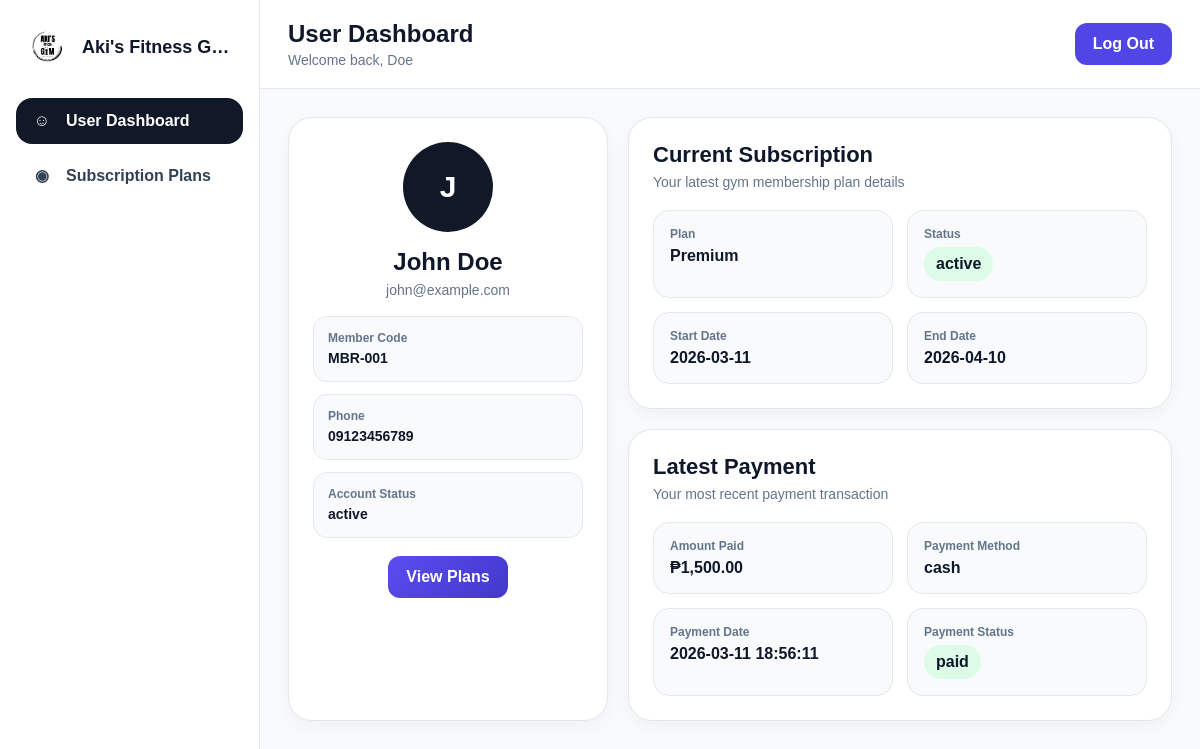
The page /pages/user_dashboard.php (signed in) on the database its author committed.
### tables this page shows
CREATE TABLE `tbl_member` (
  `member_id` int(11) NOT NULL,
  `member_code` varchar(20) NOT NULL,
  `first_name` varchar(100) NOT NULL,
  `last_name` varchar(100) NOT NULL,
  `gender` enum('male','female','other') DEFAULT 'other',
  `birth_date` date DEFAULT NULL,
  `email` varchar(100) DEFAULT NULL,
  `password` varchar(255) NOT NULL,
  `phone` varchar(20) DEFAULT NULL,
  `address` text DEFAULT NULL,
  `emergency_contact_name` varchar(100) DEFAULT NULL,
  `emergency_contact_phone` varchar(20) DEFAULT NULL,
  `profile_image` varchar(255) DEFAULT NULL,
  `status` enum('active','inactive','expired','banned') DEFAULT 'active',
  `joined_date` date DEFAULT curdate(),
  `created_at` timestamp NOT NULL DEFAULT current_timestamp(),
  `updated_at` timestamp NOT NULL DEFAULT current_timestamp() ON UPDATE current_timestamp()
);

CREATE TABLE `tbl_member_subscriptions` (
  `member_subscription_id` int(11) NOT NULL,
  `member_id` int(11) NOT NULL,
  `subscription_id` int(11) NOT NULL,
  `start_date` date NOT NULL,
  `end_date` date NOT NULL,
  `status` enum('active','expired','cancelled','pending') DEFAULT 'pending',
  `assigned_by` int(11) DEFAULT NULL,
  `notes` text DEFAULT NULL,
  `created_at` timestamp NOT NULL DEFAULT current_timestamp(),
  `updated_at` timestamp NOT NULL DEFAULT current_timestamp() ON UPDATE current_timestamp()
);

CREATE TABLE `tbl_subscription` (
  `subscription_id` int(11) NOT NULL,
  `plan_name` varchar(100) NOT NULL,
  `description` text DEFAULT NULL,
  `price` decimal(10,2) NOT NULL,
  `duration_days` int(11) NOT NULL,
  `access_level` enum('regular','premium','vip') DEFAULT 'regular',
  `status` enum('active','inactive') DEFAULT 'active',
  `created_at` timestamp NOT NULL DEFAULT current_timestamp(),
  `updated_at` timestamp NOT NULL DEFAULT current_timestamp() ON UPDATE current_timestamp()
);

CREATE TABLE `tbl_transactions` (
  `transaction_id` int(11) NOT NULL,
  `transaction_code` varchar(30) NOT NULL,
  `member_subscription_id` int(11) NOT NULL,
  `member_id` int(11) NOT NULL,
  `subscription_id` int(11) NOT NULL,
  `amount` decimal(10,2) NOT NULL,
  `payment_method` enum('cash','gcash','bank_transfer','card') DEFAULT 'cash',
  `payment_status` enum('paid','pending','failed','refunded') DEFAULT 'paid',
  `payment_date` datetime DEFAULT current_timestamp(),
  `reference_number` varchar(100) DEFAULT NULL,
  `processed_by` int(11) DEFAULT NULL,
  `remarks` text DEFAULT NULL,
  `created_at` timestamp NOT NULL DEFAULT current_timestamp(),
  `updated_at` timestamp NOT NULL DEFAULT current_timestamp() ON UPDATE current_timestamp()
);

### pages/user_dashboard.php (the view, shortened to what this page needs)
<?php
require_once("../includes/db.php");
$member_id = $_SESSION['member_id'];
$member_query = "SELECT member_code, first_name, last_name, email, phone, status
                 FROM tbl_member
                 WHERE member_id = '$member_id'
                 LIMIT 1";
$member_result = mysqli_query($conn, $member_query);
$member = mysqli_fetch_assoc($member_result);
$subscription_query = "
    SELECT
        s.plan_name,
        ms.start_date,
        ms.end_date,
        ms.status AS subscription_status
    FROM tbl_member_subscriptions ms
    LEFT JOIN tbl_subscription s ON ms.subscription_id = s.subscription_id
    WHERE ms.member_id = '$member_id'
    ORDER BY ms.member_subscription_id DESC
    LIMIT 1
";
$subscription_result = mysqli_query($conn, $subscription_query);
$subscription = mysqli_fetch_assoc($subscription_result);
$payment_query = "
    SELECT
        amount,
        payment_method,
        payment_status,
        payment_date
    FROM tbl_transactions
    WHERE member_id = '$member_id'
    ORDER BY transaction_id DESC
    LIMIT 1
";
$payment_result = mysqli_query($conn, $payment_query);
$payment = mysqli_fetch_assoc($payment_result);
function subscriptionStatusClass($status) {
    $status = strtolower(trim($status ?? ''));
    if ($status === 'active') return 'status-active';
    return 'status-default';
}
function paymentStatusClass($status) {
    $status = strtolower(trim($status ?? ''));
    if ($status === 'paid') return 'pay-paid';
    return 'pay-default';
}
?>
<!DOCTYPE html>
<html lang="en">
<head>
<link rel="stylesheet" href="/akisgym/assets/css/style.css">
</head>
<body class="saas-body">
<div class="saas-layout">
    <aside class="saas-sidebar">
        <div class="saas-brand">
            <div class="saas-brand-logo">
    <img src="../assets/logo/logo.png" alt="Gym Logo">
</div>
            <div class="saas-brand-text">Aki's Fitness Gym</div>
        </div>
        <nav class="saas-menu">
            <a href="user_dashboard.php" class="saas-link active">
                <span class="saas-link-icon">☺</span>
                <span>User Dashboard</span>
            </a>
            <a href="user_subscriptions.php" class="saas-link">
                <span class="saas-link-icon">◉</span>
                <span>Subscription Plans</span>
            </a>
        </nav>
    </aside>
    <div class="saas-main">
        <header class="saas-topbar">
            <div class="saas-topbar-left">
                <div>
                    <h2>User Dashboard</h2>
                    <p>Welcome back, <?php echo htmlspecialchars($_SESSION['member_name']); ?></p>
                </div>
            </div>
            <div class="saas-topbar-right">
                <a href="../auth/logout.php" class="saas-logout-btn">Log Out</a>
            </div>
        </header>
        <main class="saas-content">
            <div class="user-dashboard-grid">
                <div class="user-card">
                    <div class="user-avatar-large">
                        <?php echo strtoupper(substr($member['first_name'], 0, 1)); ?>
                    </div>
                    <div class="user-name">
                        <?php echo htmlspecialchars($member['first_name'] . ' ' . $member['last_name']); ?>
                    </div>
                    <div class="user-email">
                        <?php echo htmlspecialchars($member['email']); ?>
                    </div>
                    <div class="user-info">
                        <div class="user-info-box">
                            <label>Member Code</label>
                            <span><?php echo htmlspecialchars($member['member_code']); ?></span>
                        </div>
                        <div class="user-info-box">
                            <label>Phone</label>
                            <span><?php echo htmlspecialchars($member['phone']); ?></span>
                        </div>
                        <div class="user-info-box">
                            <label>Account Status</label>
                            <span><?php echo htmlspecialchars($member['status']); ?></span>
                        </div>
                    </div>
                    <div class="dashboard-actions">
                        <a href="user_subscriptions.php" class="dashboard-btn">View Plans</a>
                    </div>
                </div>
                <div class="user-main">
                    <div class="user-subscription-card">
                        <h3>Current Subscription</h3>
                        <p>Your latest gym membership plan details</p>
                        <div class="user-sub-grid">
                            <div class="user-sub-box">
                                <label>Plan</label>
                                <span>
                                    <?php echo !empty($subscription['plan_name'])
                                        ? htmlspecialchars($subscription['plan_name'])
                                        : 'No Plan'; ?>
                                </span>
                            </div>
                            <div class="user-sub-box">
                                <label>Status</label>
                                <?php if (!empty($subscription['subscription_status'])): ?>
                                    <span class="badge <?php echo subscriptionStatusClass($subscription['subscription_status']); ?>">
                                        <?php echo htmlspecialchars($subscription['subscription_status']); ?>
                                    </span>
                                <?php else: ?>
                                    <span class="empty-text">N/A</span>
                                <?php endif; ?>
                            </div>
                            <div class="user-sub-box">
                                <label>Start Date</label>
                                <span>
                                    <?php echo !empty($subscription['start_date'])
                                        ? htmlspecialchars($subscription['start_date'])
                                        : 'N/A'; ?>
                                </span>
                            </div>
                            <div class="user-sub-box">
                                <label>End Date</label>
                                <span>
                                    <?php echo !empty($subscription['end_date'])
                                        ? htmlspecialchars($subscription['end_date'])
                                        : 'N/A'; ?>
                                </span>
                            </div>
                        </div>
                    </div>
                    <div class="user-payment-card">
                        <h3>Latest Payment</h3>
                        <p>Your most recent payment transaction</p>
                        <div class="user-sub-grid">
                            <div class="user-sub-box">
                                <label>Amount Paid</label>
                                <span>
                                    <?php echo isset($payment['amount'])
                                        ? '₱' . number_format($payment['amount'], 2)
                                        : 'N/A'; ?>
                                </span>
                            </div>
                            <div class="user-sub-box">
                                <label>Payment Method</label>
                                <span>
                                    <?php echo !empty($payment['payment_method'])
                                        ? htmlspecialchars($payment['payment_method'])
                                        : 'N/A'; ?>
                                </span>
                            </div>
                            <div class="user-sub-box">
                                <label>Payment Date</label>
                                <span>
                                    <?php echo !empty($payment['payment_date'])
                                        ? htmlspecialchars($payment['payment_date'])
                                        : 'N/A'; ?>
                                </span>
                            </div>
                            <div class="user-sub-box">
                                <label>Payment Status</label>
                                <?php if (!empty($payment['payment_status'])): ?>
                                    <span class="badge <?php echo paymentStatusClass($payment['payment_status']); ?>">
                                        <?php echo htmlspecialchars($payment['payment_status']); ?>
                                    </span>
                                <?php else: ?>
                                    <span class="empty-text">N/A</span>
                                <?php endif; ?>
                            </div>
                        </div>
                    </div>
                </div>
            </div>
        </main>
    </div>
</div>
</body>
</html>

### assets/css/style.css (style rules this page uses)
* { margin:0; padding:0; box-sizing:border-box; }
html, body { width:100%; height:100%; font-family:Arial, Helvetica, sans-serif; }
body.saas-body { margin:0; background:#f8fafc; font-family:Arial, Helvetica, sans-serif; color:#0f172a; }
.saas-layout { display:flex; min-height:100vh; width:100%; }
.saas-main { flex:1; min-width:0; display:flex; flex-direction:column; }
.saas-sidebar { width:260px; min-width:260px; background:#ffffff; border-right:1px solid #e5e7eb; padding:24px 16px; transition:0.3s ease; overflow:hidden; flex-shrink:0; display:flex; flex-direction:column; }
.saas-brand { display:flex; align-items:center; gap:12px; margin-bottom:28px; padding:0 8px; }
.saas-brand-logo { width:46px; height:46px; border-radius:50%; overflow:hidden; flex-shrink:0; display:flex; align-items:center; justify-content:center; background:#ffffff; }
.saas-brand-logo img { width:100%; height:100%; object-fit:cover; display:block; }
.saas-brand-text { font-weight:700; font-size:18px; white-space:nowrap; overflow:hidden; text-overflow:ellipsis; }
.saas-menu { display:flex; flex-direction:column; gap:8px; }
.saas-link { display:flex; align-items:center; gap:12px; text-decoration:none; color:#334155; padding:14px 14px; border-radius:16px; font-weight:600; transition:0.2s ease; }
.saas-link.active { background:#111827; color:#fff; }
.saas-link-icon { width:24px; text-align:center; flex-shrink:0; }
.saas-topbar { display:flex; justify-content:space-between; align-items:center; padding:20px 28px; background:#ffffff; border-bottom:1px solid #e5e7eb; }
.saas-topbar-left { display:flex; align-items:center; gap:14px; }
.saas-topbar-left h2 { margin:0; font-size:24px; }
.saas-topbar-left p { margin:4px 0 0; color:#64748b; font-size:14px; }
.saas-topbar-right { display:flex; align-items:center; gap:16px; }
.saas-logout-btn { text-decoration:none; background:#4f46e5; color:#fff; padding:12px 18px; border-radius:12px; font-weight:700; }
.saas-content { padding:28px; }

### pages/user_dashboard.php (style rules this page uses)
.user-dashboard-grid { display:grid; grid-template-columns:320px 1fr; gap:20px; }
.user-card, .user-subscription-card, .user-payment-card { background:#ffffff; border:1px solid #e5e7eb; border-radius:24px; padding:24px; box-shadow:0 6px 18px rgba(15, 23, 42, 0.04); }
.user-card { text-align:center; }
.user-avatar-large { width:90px; height:90px; margin:0 auto 16px; border-radius:50%; background:#111827; color:#fff; display:flex; align-items:center; justify-content:center; font-size:30px; font-weight:800; }
.user-name { font-size:24px; font-weight:800; margin-bottom:6px; color:#0f172a; }
.user-email { color:#64748b; font-size:14px; margin-bottom:18px; }
.user-info { display:grid; gap:12px; text-align:left; }
.user-info-box { padding:14px; border:1px solid #e5e7eb; border-radius:14px; background:#f8fafc; }
.user-info-box label { display:block; font-size:12px; color:#64748b; margin-bottom:4px; font-weight:600; }
.user-info-box span { font-size:14px; font-weight:700; color:#0f172a; }
.user-main { display:grid; gap:20px; }
.user-subscription-card h3, .user-payment-card h3 { margin:0 0 6px; font-size:22px; }
.user-subscription-card p, .user-payment-card p { margin:0 0 20px; color:#64748b; font-size:14px; }
.user-sub-grid { display:grid; grid-template-columns:repeat(2, 1fr); gap:14px; }
.user-sub-box { padding:16px; border:1px solid #e5e7eb; border-radius:16px; background:#f8fafc; }
.user-sub-box label { display:block; font-size:12px; color:#64748b; margin-bottom:6px; font-weight:600; }
.user-sub-box span { font-size:16px; font-weight:800; color:#0f172a; }
.badge { display:inline-block; padding:8px 12px; border-radius:999px; font-size:12px; font-weight:700; }
.status-active { background:#dcfce7; color:#166534; }
.pay-paid { background:#dcfce7; color:#166534; }
.dashboard-actions { margin-top:18px; display:flex; gap:12px; justify-content:center; flex-wrap:wrap; }
.dashboard-btn { display:inline-block; padding:12px 18px; border-radius:12px; text-decoration:none; font-weight:700; color:#fff; background:linear-gradient(135deg, #5b4cf0, #4338ca); transition:.2s ease; }

### rows shown on the page
tbl_member: first_name "J", first_name+last_name "John Doe", email "john@example.com", member_code "MBR-001", phone "09123456789", status "active"
tbl_member_subscriptions: subscription.plan_name "Premium", status "active", start_date "2026-03-11", end_date "2026-04-10"
tbl_transactions: amount "1,500.00", payment_method "cash", payment_date "2026-03-11 18:56:11", payment_status "paid"

### other values the page prints
$_SESSION['member_name'] "Doe"
